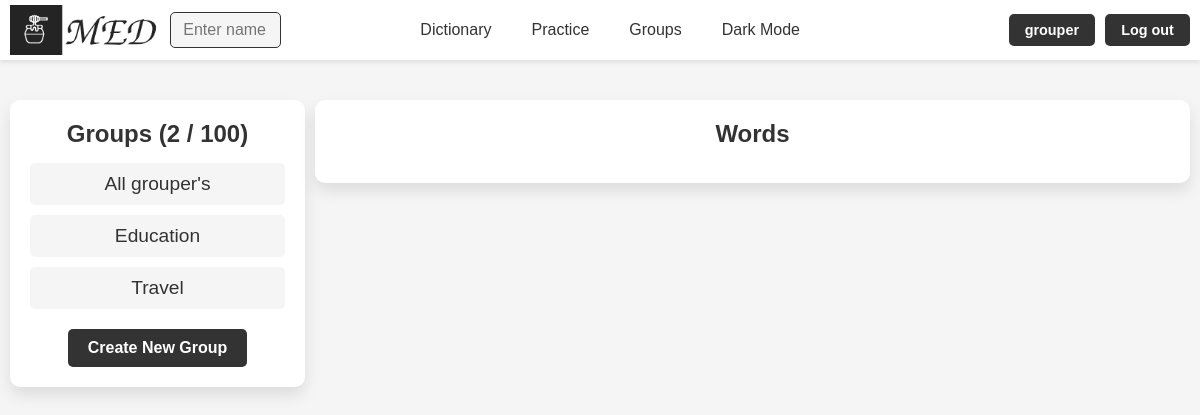
/groups/ (signed in), run on an earlier commit of the app's database.
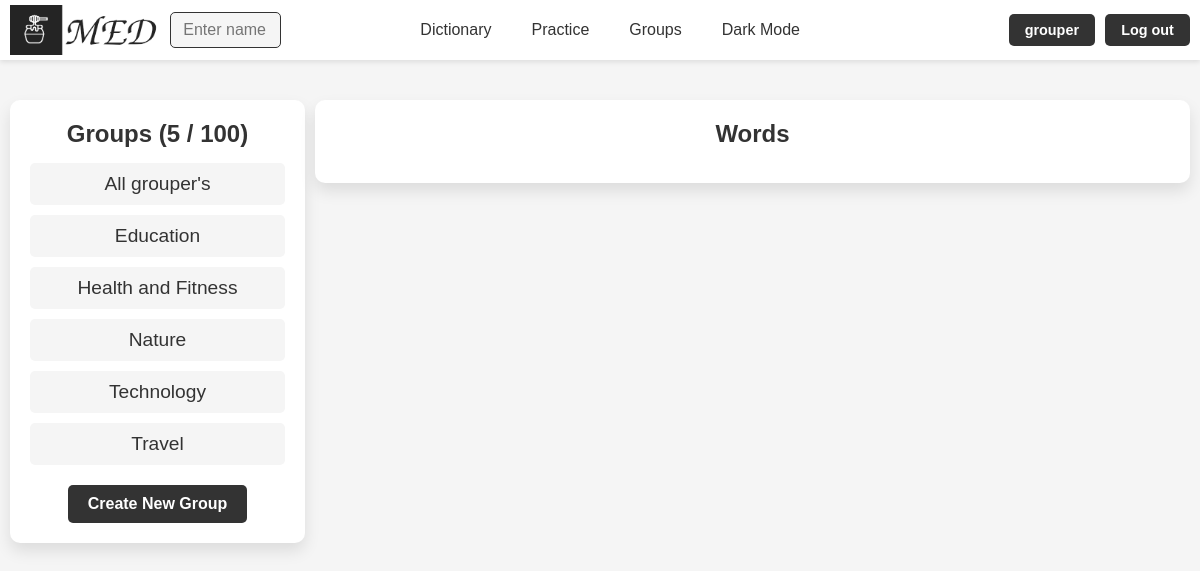
And on a later commit of the database.
### med/models.py (models this page shows, shortened)
class WordGroup(models.Model):
    name = models.CharField(max_length=100)
    words = models.ManyToManyField(Word, blank=True)
    user = models.ForeignKey(User, on_delete=models.CASCADE)
    is_main = models.BooleanField(verbose_name='main', default=False)
    uses_users = models.ManyToManyField(User, blank=True, related_name='uses_of_group')
    class Meta:
        ordering = ['name']
        indexes = [
            models.Index(fields=['name'])
        ]

### med/views.py (the view)
# urls.py: path('groups/', views.GroupListView.as_view(), name='groups'),
class GroupListView(BaseGroupView):
    model = WordGroup
    def get_context_data(self, **kwargs):
        context = self.get_common_context(**kwargs)
        context['title'] = "Groups"
        context['title1'] = "Words"
        context['is_group'] = False
        return context

### med/views.py (called while the page is built)
    def get_common_context(self, **kwargs):
        context = super().get_context_data(**kwargs)
        context['groups'] = WordGroup.objects.filter(user=self.request.user).order_by('-is_main', 'name')
        context['used_groups'] = WordGroup.objects.filter(uses_users=self.request.user)
        context['len_groups'] = max(context['groups'].count() + context['used_groups'].count() - 1, 0)
        context['max_group_count'] = MAX_GROUP_COUNT if self.request.user.username != 'grouper' else 100
        return context

### med/templates/med/groups.html (shortened to what this page needs)
{% extends "base.html" %}
{% load static %}
{% block content %}
<div class="group-container">
    <div class="group-list">
        <h2>{{ title }} ({{ len_groups }} / {{ max_group_count }}) </h2>
        <div class="group-blocks">
            {% for group in groups %}
            {% if group.id == group_id %}
                <div class="group-block group-block-selected">
                    <p>{{ group.name }}</p>
                </div>
            {% else %}
                <a href="{% url 'group_words' group.id %}">
                    <div class="group-block">
                        <p>{{ group.name }}</p>
                    </div>
                </a>
            {% endif %}
            {% endfor %}
        </div>
        {% if len_groups < max_group_count %}
            <a href="{% url 'create_group' %}" class="buttons">Create New Group</a>
        {% endif %}
    </div>
    <div class="word-list-container">
        <h2>{{ title1 }}</h2>
    </div>
</div>
{% endblock %}

What changed in the data, as far as the page shows it:
added WordGroup: name "Health and Fitness"
added WordGroup: name "Nature"
added WordGroup: name "Technology"
Also different on the page:
{{ len_groups }}: "2" → "5"
